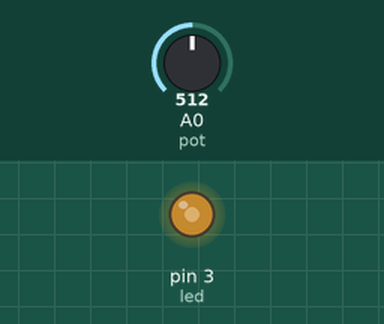
Simulated run of this sketch. Board: Arduino Uno, built with avr-gcc and run on an emulated ATmega328P. Parts: output pins drawn as LEDs (lit = HIGH). Inputs (shaded band) come from the test bench; at power-on: A0 (pot) = 512.

Above: at 1.2 s.
1.3 s: A0 (pot) set to 716
At 2.5 s:
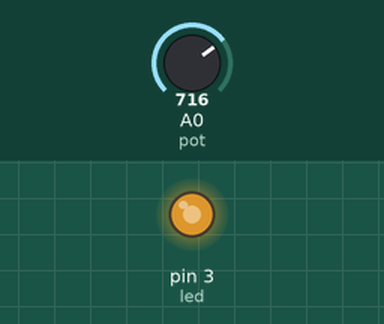
2.8 s: A0 (pot) set to 900
At 3.8 s:
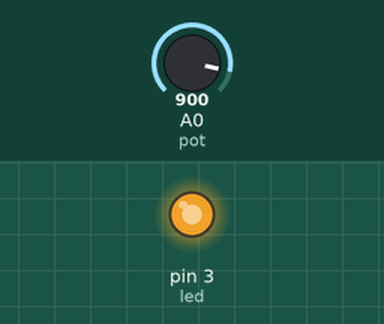
4.3 s: A0 (pot) set to 122
At 4.9 s:
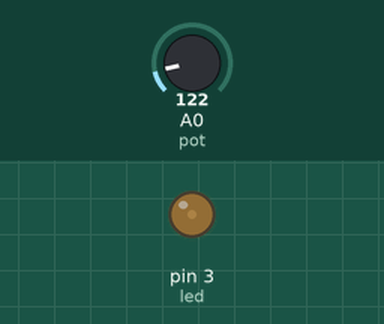
5.8 s: A0 (pot) set to 0
At 6.1 s:
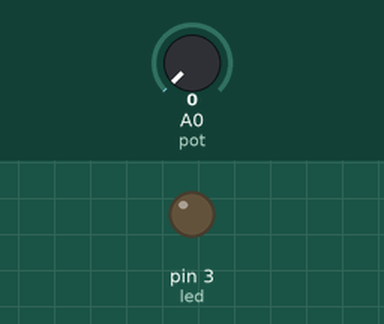
7.3 s: A0 (pot) set to 511
At 8.4 s:
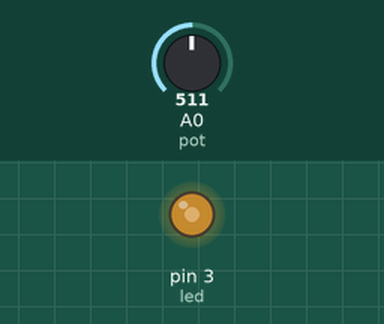
Timing chart, 0 to 9.8 s (numbered marks = the images above; inputs shaded):
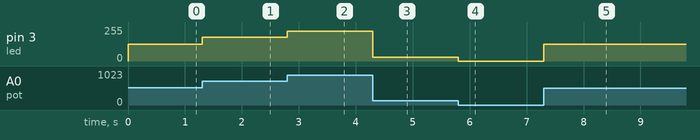

The sketch:

potmeter.ino
```cpp
const int led=3;
const int pot=A0;
int potv, pwm;
void setup() {
  // put your setup code here, to run once:
 pinMode(led,OUTPUT);
}

void loop() {
  // put your main code here, to run repeatedly:
  potv=analogRead(pot);
  pwm = map(potv, 0, 1023, 0, 255);
  analogWrite(led,pwm);
}
```

Measured:
- after the input at 1.3 s, pin 3 (led): 127/255 → 178/255 at once
- after the input at 2.8 s, pin 3 (led): 178/255 → 224/255 at once
- after the input at 4.3 s, pin 3 (led): 224/255 → 30/255 at once
- after the input at 5.8 s, pin 3 (led): 30/255 → 0/255 at once
- after the input at 7.3 s, pin 3 (led): 0/255 → 127/255 at once
